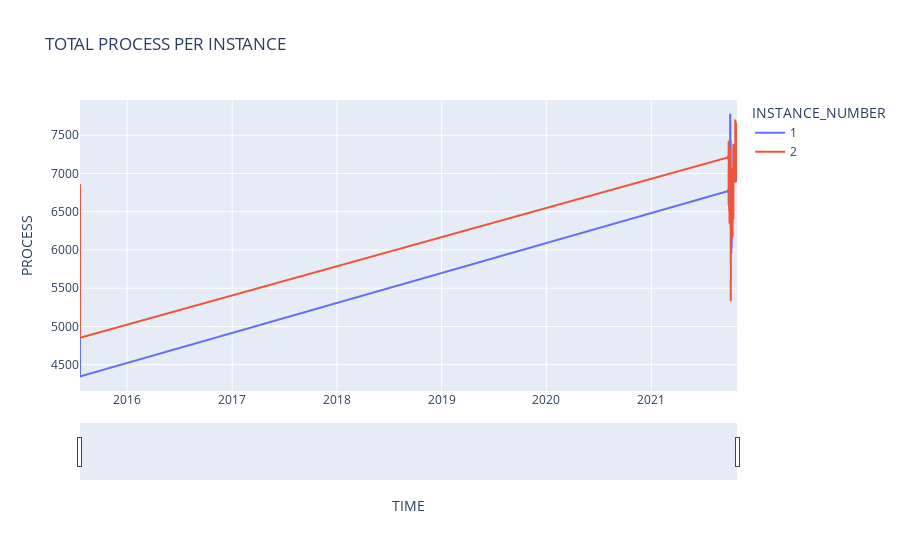

The notebook cell saved with this chart:
### Code cell
import pandas as pd
import plotly.express as px
df = pd.read_csv('https://raw.githubusercontent.com/unpetee/getocidisks/master/countprocess.csv')
df['TIME']= pd.to_datetime(df['TIME'],format="%d/%m/%Y %H:%M")
fig = px.line(df, x = 'TIME', y = 'PROCESS',color='INSTANCE_NUMBER', title='TOTAL PROCESS PER INSTANCE')
fig.update_xaxes(rangeslider_visible=True)
fig.show()

### Figure 1 — Plotly figure (JSON) as saved in the notebook; plotly's stock layout.template omitted (floating-point values rounded to 4 significant figures; data arrays with more than 128 entries replaced by an {"elided": "..."} marker saying what was removed)
{"data": [{"hovertemplate": "INSTANCE_NUMBER=1<br>TIME=%{x}<br>PROCESS=%{y}<extra></extra>", "legendgroup": "1", "line": {"color": "#636efa", "dash": "solid"}, "marker": {"symbol": "circle"}, "mode": "lines", "name": "1", "showlegend": true, "type": "scattergl", "x": {"elided": "747 str values"}, "xaxis": "x", "y": {"elided": "747 int values"}, "yaxis": "y"}, {"hovertemplate": "INSTANCE_NUMBER=2<br>TIME=%{x}<br>PROCESS=%{y}<extra></extra>", "legendgroup": "2", "line": {"color": "#EF553B", "dash": "solid"}, "marker": {"symbol": "circle"}, "mode": "lines", "name": "2", "showlegend": true, "type": "scattergl", "x": {"elided": "747 str values"}, "xaxis": "x", "y": {"elided": "747 int values"}, "yaxis": "y"}], "layout": {"legend": {"title": {"text": "INSTANCE_NUMBER"}, "tracegroupgap": 0}, "title": {"text": "TOTAL PROCESS PER INSTANCE"}, "xaxis": {"anchor": "y", "domain": [0, 1], "rangeslider": {"visible": true}, "title": {"text": "TIME"}}, "yaxis": {"anchor": "x", "domain": [0, 1], "title": {"text": "PROCESS"}}}}
